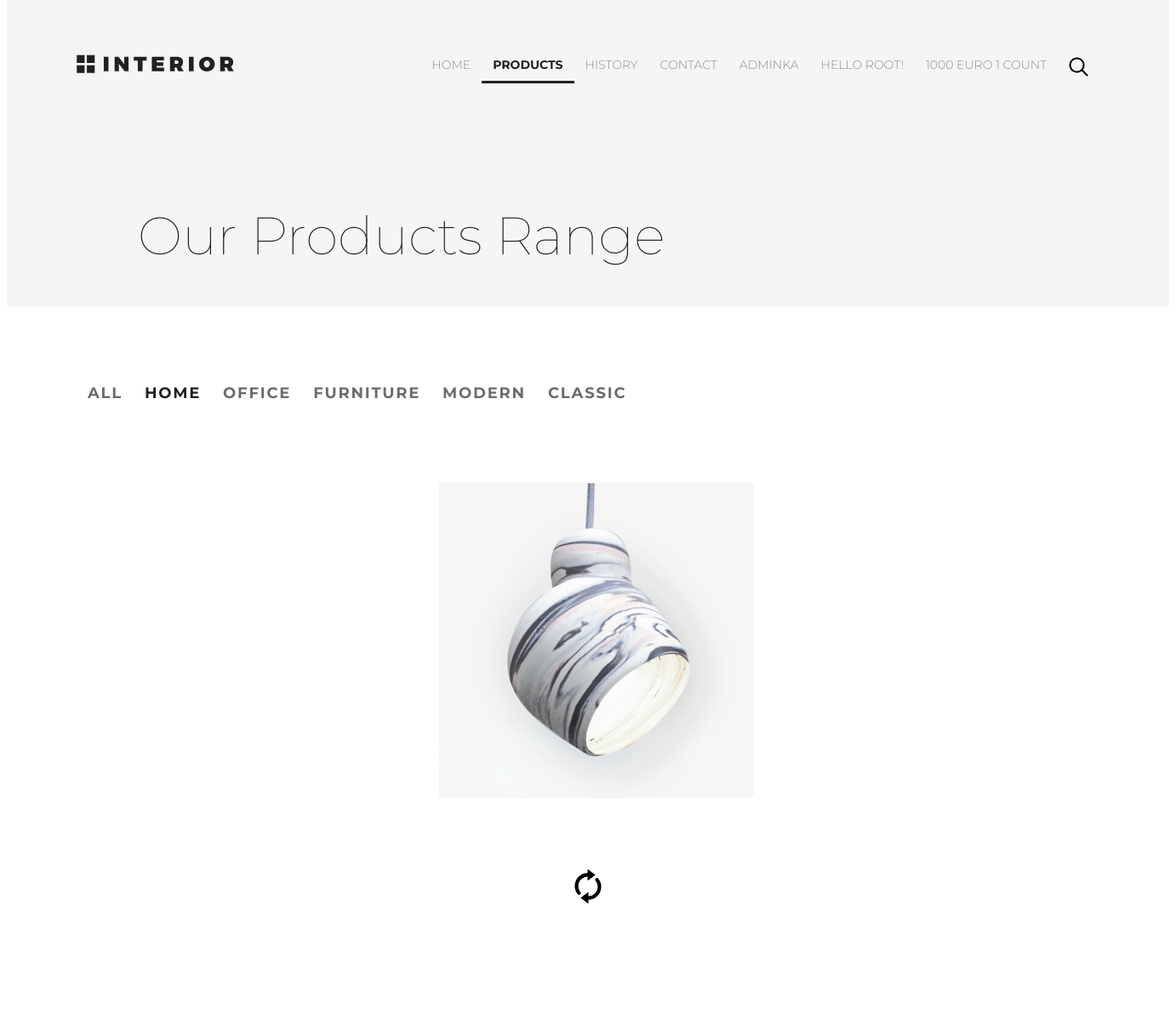
The app's page /products/category/1/ (signed in, upper part), older data.
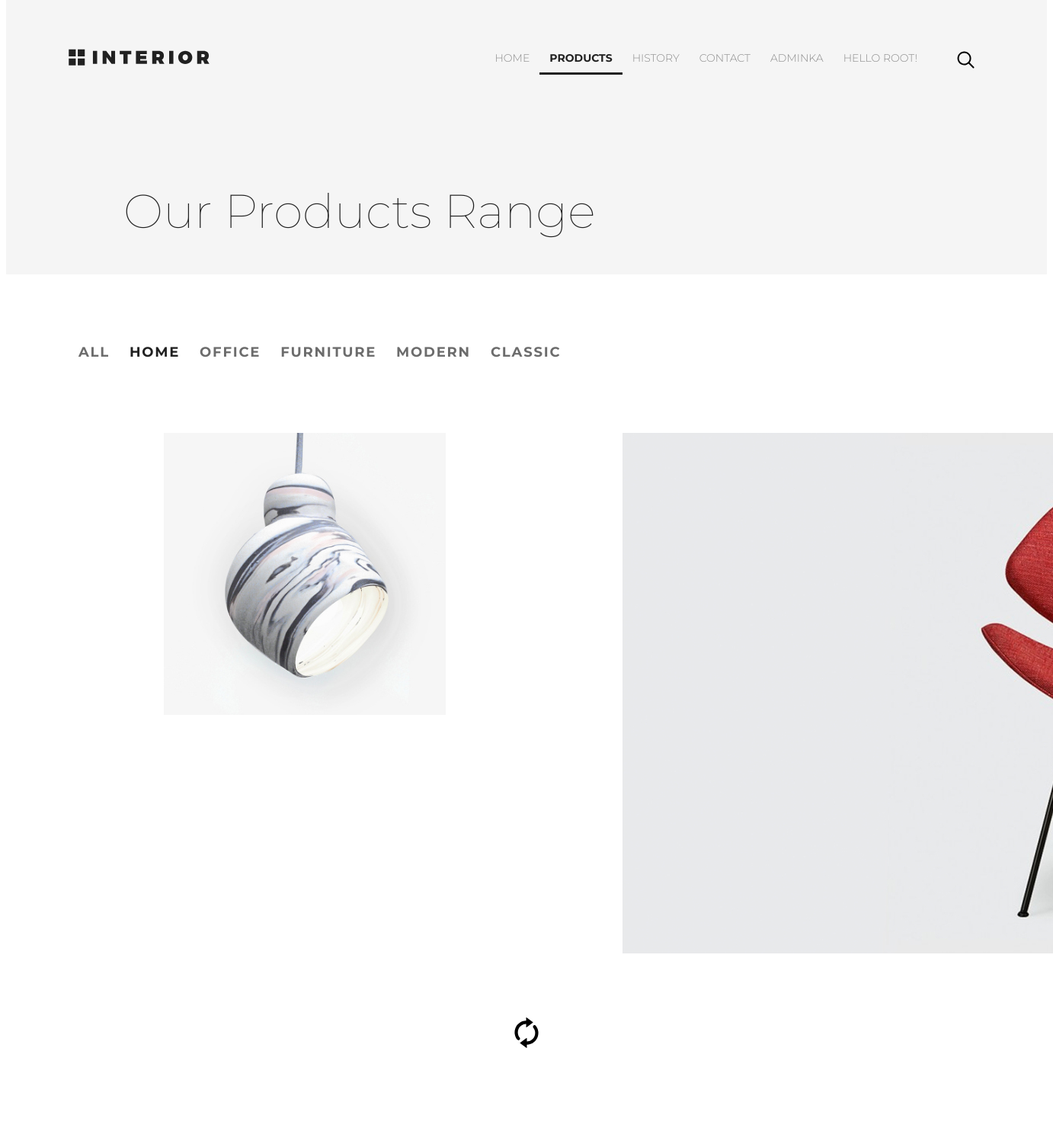
The same page, newer data.
### basketapp/models.py (models this page shows, shortened)
class Basket(models.Model):
    class Meta:
        verbose_name = 'Корзина'
        verbose_name_plural = 'Корзины'
    user = models.ForeignKey(settings.AUTH_USER_MODEL, on_delete=models.CASCADE, related_name='basket')
    product = models.ForeignKey(Product, on_delete=models.CASCADE)
    quantity = models.PositiveIntegerField(verbose_name='количество', default=0)
    add_datetime = models.DateTimeField(verbose_name='время добавления', auto_now_add=True)
    @property
    def product_cost(self):
        return self.product.price * self.quantity
    @property
    def total_quantity(self):
        _items = Basket.objects.filter(user=self.user)
        _totalquantity = sum(list(map(lambda x: x.quantity, _items)))
        return _totalquantity
    def total_cost(self):
        _items = Basket.objects.filter(user=self.user)
        _totalcost = sum(list(map(lambda x: x.product_cost, _items)))
        return _totalcost

### authapp/models.py (models this page shows)
class ShopUser(AbstractUser):
    class Meta:
        verbose_name = 'Пользователь'
        verbose_name_plural = 'Пользователи'
    avatar = models.ImageField(upload_to='users_avatars', blank=True)
    age = models.PositiveIntegerField(verbose_name='возраст')
    is_active = models.BooleanField(verbose_name='Active', default=True)

### mainapp/models.py (models this page shows, shortened)
class Product(models.Model):
    class Meta:
        verbose_name = 'Продукт'
        verbose_name_plural = 'Продукты'
    category = models.ForeignKey(ProductCategory, on_delete=models.CASCADE)
    name = models.CharField(verbose_name='имя продукта', max_length=128)
    image = models.ImageField(upload_to='products_images', blank=True)
    short_desc = models.CharField(verbose_name='краткое описание продукта', max_length=60, blank=True)
    description = models.TextField(verbose_name='описание продукта', blank=True)
    price = models.DecimalField(verbose_name='цена продукта', max_digits=8, decimal_places=2, default=0)
    quantity = models.PositiveIntegerField(verbose_name='количество на складе', default=0)
    is_active = models.BooleanField(verbose_name='активен', default=True)
    exclusive = models.BooleanField(verbose_name='акция', default=False)

class ProductCategory(models.Model):
    class Meta:
        verbose_name = 'Категория'
        verbose_name_plural = 'Категории'
    name = models.CharField(verbose_name='имя категории', max_length=128, unique=True)
    description = models.TextField(verbose_name='описание категории', blank=True)
    is_active = models.BooleanField(verbose_name='активна', default=True)

### mainapp/views.py (the view, shortened to what this page needs)
# urls.py: url(r'^products/create/category/(?P<pk>\d+)/$', adminapp.ProductCreateView.as_view(), name='product_create'),
def products(request, pk=None):
    title = 'Products'
    links_menu = ProductCategory.objects.all()
    basket = {}
    if not request.user.is_anonymous:
        basket = Basket.objects.filter(user=request.user)
    if pk:
        if pk == '0':
            category = {'name': 'all'}
            products_list = Product.objects.all().order_by('price')
        else:
            category = get_object_or_404(ProductCategory, pk=pk)
            products_list = Product.objects.filter(category__pk=pk).order_by('price')
        context = {
            'title': title,
            'links_menu': links_menu,
            'category': category,
            'products': products_list,
            'basket': basket,
        }
        return render(request, 'mainapp/products_list.html', context=context)

### mainapp/templates/mainapp/products_list.html
{% extends 'mainapp/base.html' %}
{% load static %}
        {% block div %}
            <div class="products-range padding-site">
        {% endblock %}
{% block content %}
                <h2 class="products-range-h2 padding-site">Our Products Range</h2>
            </div>
            <nav class="products-menu padding-site">
            {% include 'mainapp/includes/inc_categories_menu.html' %}
            </nav>
            <div class="trending-products padding-site ">
                {% for product in products %}
                <a href="{% url 'products:product' product.pk %}" class="trending-products-img">
                    <img src="/media/products_images/{{ product.image }}" alt="{{ product.name }}"></a>
                {% endfor %}
            </div>
            <div class="products-reload">
                <a href="#" class="products-reload-img">
                    <img src="{% static 'img/refresh.svg' %}"></a>
            </div>
{% endblock %}

### mainapp/templates/mainapp/includes/inc_menu.html (shortened to what this page needs)
<header class="header">
    <a class="logo" href="{% url 'index' %}"><img src="/static/img/logo.svg" alt="logo"></a>
    <nav>
        <ul class="menu">
            <li><a href="{% url 'index' %}"
                   class="{% if request.resolver_match.view_name == 'index' %}
                       menu-link-active menu-link
                       {% else %}menu-link
                       {% endif %}"
            >HOME </a></li>
            <li><a href="{% url 'products:index' %}"
                   class="{% if request.resolver_match.namespace == 'products' %}
                       menu-link-active menu-link
                       {% elif request.resolver_match.view_name == 'product' %}
                       menu-link-active menu-link
                       {% else %}menu-link
                       {% endif %}">PRODUCTS </a></li>
            <li><a href="#" class="{% if request.resolver_match.view_name == 'history' %}
                menu-link-active menu-link
                       {% else %}menu-link
                       {% endif %}">HISTORY </a></li>
            <li><a href="{% url 'contacts' %}"
                   class="{% if request.resolver_match.view_name == 'contacts' %}
                menu-link-active menu-link
                       {% else %}menu-link
                       {% endif %}">CONTACT</a></li>
        {% if request.user.is_superuser %}
            <li><a href="{% url 'admin_custom:categories' %}"
                   class="menu-link menu-link">Adminka</a></li>
        {% endif %}
            {% if user.is_authenticated %}
                <li class="menu-list"><a class="menu-link">Hello {{ user.username|title}}!</a>
                </li>
            {%  else %}
                <li ><a class="menu-link" href="{% url 'auth:login' %}">Login</a></li>
                <li><a class="menu-link" href="{% url 'auth:register' %}">Register</a></li>
            {% endif %}
            <li>
                <a href="{% url 'basket:view' %}" class="basket menu-link">
                    {% if basket %}
                        {{ basket.0.total_cost|floatformat:0 }} euro
                        {{ basket.0.total_quantity }} count
                    {% endif %}
                </a>
            </li>
            <li><a href="#" class="menu-link"><img src="/static/img/search.svg" alt="search"></a></li>
        </ul>
    </nav>
</header>

### mainapp/templates/mainapp/includes/inc_categories_menu.html
<ul class="all-menu">
    <li>
        <a href="{% url 'products:category' 0 %}"
           class="{% if request.resolver_match.kwargs.pk == '0' %}
           all-menu-link all-menu-bottom all-menu-link-active
           {% else %}all-menu-link all-menu-bottom
           {% endif %}">ALL
        </a>
    </li>
{% for link in links_menu %}
    <li>
        <a href="{% url 'products:category' link.pk %}"
           class="{% if request.resolver_match.kwargs.pk|add:'0' == link.pk %}
           all-menu-link all-menu-bottom all-menu-link-active
           {% else %}all-menu-link all-menu-bottom
           {% endif %}">{{ link.name }}
        </a>
    </li>
    {% endfor %}

Row changes from the older to the newer data that the page shows:
removed Basket: user+product+quantity "1000", user+quantity "1"
added Product: image (picture)
Text that changed along with them:
text no longer shown: "EURO COUNT"
